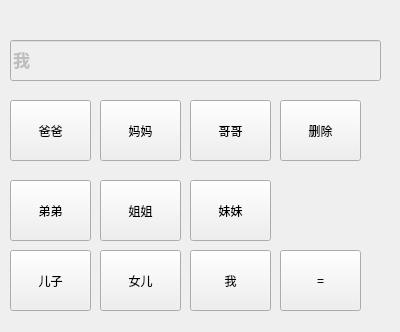
<?xml version="1.0" encoding="UTF-8"?>
<ui version="4.0">
 <class>MainWindow</class>
 <widget class="QMainWindow" name="MainWindow">
  <property name="geometry">
   <rect>
    <x>0</x>
    <y>0</y>
    <width>400</width>
    <height>332</height>
   </rect>
  </property>
  <property name="windowTitle">
   <string>MainWindow</string>
  </property>
  <widget class="QWidget" name="centralWidget">
   <widget class="QLineEdit" name="out">
    <property name="enabled">
     <bool>false</bool>
    </property>
    <property name="geometry">
     <rect>
      <x>10</x>
      <y>40</y>
      <width>371</width>
      <height>41</height>
     </rect>
    </property>
    <property name="font">
     <font>
      <family>黑体</family>
      <pointsize>13</pointsize>
      <weight>75</weight>
      <bold>true</bold>
      <underline>false</underline>
      <stylestrategy>PreferDefault</stylestrategy>
     </font>
    </property>
    <property name="toolTip">
     <string>&lt;html&gt;&lt;head/&gt;&lt;body&gt;&lt;p align=&quot;right&quot;&gt;&lt;br/&gt;我&lt;/p&gt;&lt;/body&gt;&lt;/html&gt;</string>
    </property>
    <property name="text">
     <string>我</string>
    </property>
   </widget>
   <widget class="QPushButton" name="father">
    <property name="enabled">
     <bool>true</bool>
    </property>
    <property name="geometry">
     <rect>
      <x>10</x>
      <y>100</y>
      <width>81</width>
      <height>61</height>
     </rect>
    </property>
    <property name="text">
     <string>爸爸</string>
    </property>
   </widget>
   <widget class="QPushButton" name="mother">
    <property name="geometry">
     <rect>
      <x>100</x>
      <y>100</y>
      <width>81</width>
      <height>61</height>
     </rect>
    </property>
    <property name="text">
     <string>妈妈</string>
    </property>
   </widget>
   <widget class="QPushButton" name="brother2">
    <property name="geometry">
     <rect>
      <x>10</x>
      <y>180</y>
      <width>81</width>
      <height>61</height>
     </rect>
    </property>
    <property name="text">
     <string>弟弟</string>
    </property>
   </widget>
   <widget class="QPushButton" name="brother1">
    <property name="geometry">
     <rect>
      <x>190</x>
      <y>100</y>
      <width>81</width>
      <height>61</height>
     </rect>
    </property>
    <property name="text">
     <string>哥哥</string>
    </property>
   </widget>
   <widget class="QPushButton" name="sister2">
    <property name="geometry">
     <rect>
      <x>190</x>
      <y>180</y>
      <width>81</width>
      <height>61</height>
     </rect>
    </property>
    <property name="text">
     <string>妹妹</string>
    </property>
   </widget>
   <widget class="QPushButton" name="sister1">
    <property name="geometry">
     <rect>
      <x>100</x>
      <y>180</y>
      <width>81</width>
      <height>61</height>
     </rect>
    </property>
    <property name="text">
     <string>姐姐</string>
    </property>
   </widget>
   <widget class="QPushButton" name="son">
    <property name="geometry">
     <rect>
      <x>10</x>
      <y>250</y>
      <width>81</width>
      <height>61</height>
     </rect>
    </property>
    <property name="text">
     <string>儿子</string>
    </property>
   </widget>
   <widget class="QPushButton" name="daug">
    <property name="geometry">
     <rect>
      <x>100</x>
      <y>250</y>
      <width>81</width>
      <height>61</height>
     </rect>
    </property>
    <property name="text">
     <string>女儿</string>
    </property>
   </widget>
   <widget class="QPushButton" name="me">
    <property name="geometry">
     <rect>
      <x>190</x>
      <y>250</y>
      <width>81</width>
      <height>61</height>
     </rect>
    </property>
    <property name="text">
     <string>我</string>
    </property>
   </widget>
   <widget class="QPushButton" name="cancel">
    <property name="geometry">
     <rect>
      <x>280</x>
      <y>100</y>
      <width>81</width>
      <height>61</height>
     </rect>
    </property>
    <property name="text">
     <string>删除</string>
    </property>
   </widget>
   <widget class="QPushButton" name="sum">
    <property name="geometry">
     <rect>
      <x>280</x>
      <y>250</y>
      <width>81</width>
      <height>61</height>
     </rect>
    </property>
    <property name="text">
     <string>=</string>
    </property>
   </widget>
  </widget>
 </widget>
 <layoutdefault spacing="6" margin="11"/>
 <resources/>
 <connections/>
</ui>
